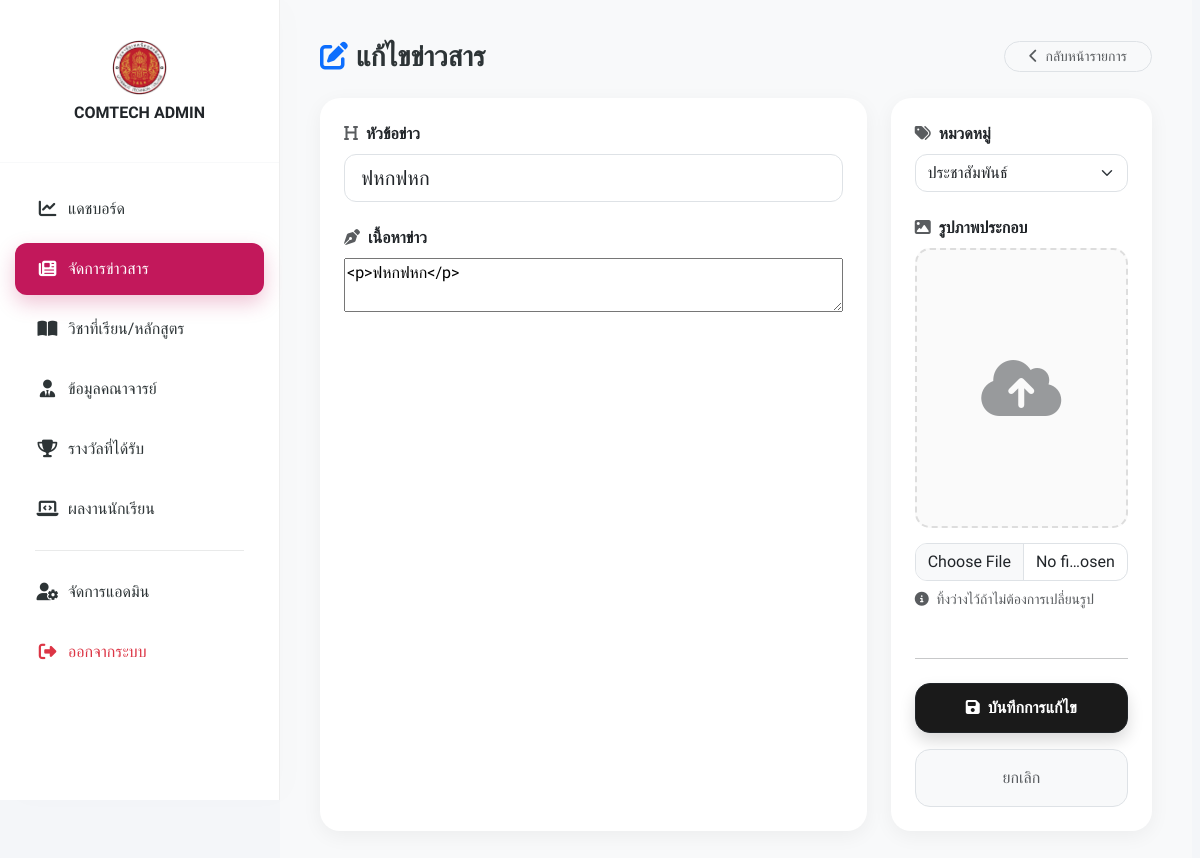
The app's page /admin/news/edit.php?id=3 (signed in) with its own data.
### tables this page shows
CREATE TABLE `news` (
  `id` int NOT NULL,
  `topic` varchar(255) NOT NULL,
  `content` text NOT NULL,
  `category` varchar(100) DEFAULT 'ประชาสัมพันธ์',
  `image` varchar(255) DEFAULT NULL,
  `created_at` datetime DEFAULT CURRENT_TIMESTAMP
);

### admin/news/edit.php (the view, shortened to what this page needs)
<?php
require_once __DIR__ . '/../../config/db.php';
$id = $_GET['id'];
try {
    $stmt = $pdo->prepare("SELECT * FROM news WHERE id = ?");
    $stmt->execute([$id]);
    $news = $stmt->fetch();
} catch (PDOException $e) {
    die("Error: " . $e->getMessage());
}
?>
<!DOCTYPE html>
<html lang="th">
<head>
    <link href="https://cdn.jsdelivr.net/npm/bootstrap@5.3.0/dist/css/bootstrap.min.css" rel="stylesheet">
    <link rel="stylesheet" href="https://cdnjs.cloudflare.com/ajax/libs/font-awesome/6.4.0/css/all.min.css">
    <link rel="stylesheet" href="../../assets/css/admin_style.css">
</head>
<body>
<div class="admin-wrapper">
    <?php include '../includes/sidebar.php'; ?>
    <div class="main-content">
        <div class="d-flex justify-content-between align-items-center mb-4">
            <h3 class="fw-bold m-0"><i class="fa-solid fa-pen-to-square me-2 text-primary"></i>แก้ไขข่าวสาร</h3>
            <a href="index.php" class="btn btn-light rounded-pill px-4 btn-sm border text-muted">
                <i class="fa-solid fa-chevron-left me-1"></i> กลับหน้ารายการ
            </a>
        </div>
        <form method="POST" enctype="multipart/form-data">
            <div class="row g-4 equal-height-row">
                <div class="col-lg-8">
                    <div class="card card-custom p-4">
                        <div class="mb-4">
                            <label class="form-label fw-bold"><i class="fa-solid fa-heading me-2 text-muted"></i>หัวข้อข่าว</label>
                            <input type="text" name="topic" class="form-control form-control-lg rounded-12" value="<?= htmlspecialchars($news['topic']) ?>" required>
                        </div>
                        <div class="mb-0 d-flex flex-column flex-grow-1">
                            <label class="form-label fw-bold"><i class="fa-solid fa-pen-nib me-2 text-muted"></i>เนื้อหาข่าว</label>
                            <textarea name="content" id="editor"><?= $news['content'] ?></textarea>
                        </div>
                    </div>
                </div>
                <div class="col-lg-4">
                    <div class="sticky-side">
                        <div class="card card-custom p-4">
                            <div class="mb-4">
                                <label class="form-label fw-bold"><i class="fa-solid fa-tags me-2 text-muted"></i>หมวดหมู่</label>
                                <select name="category" class="form-select rounded-12">
                                    <?php $cats = ['ประชาสัมพันธ์', 'กิจกรรม', 'วิชาการ', 'ประกาศ']; ?>
                                    <?php foreach($cats as $c): ?>
                                        <option value="<?= $c ?>" <?= ($news['category'] == $c) ? 'selected' : '' ?>><?= $c ?></option>
                                    <?php endforeach; ?>
                                </select>
                            </div>
                            <div class="mb-4">
                                <label class="form-label fw-bold"><i class="fa-solid fa-image me-2 text-muted"></i>รูปภาพประกอบ</label>
                                <div class="preview-container" id="previewBox">
                                    <?php
                                        $img_src = "../../uploads/news/" . ($news['image'] ?? '');
                                        $has_img = (!empty($news['image'] ?? '') && file_exists($img_src));
                                    ?>
                                    <i class="fa-solid fa-cloud-arrow-up fa-4x text-muted placeholder-icon" id="placeholderIcon" style="<?= $has_img ? 'display:none;' : 'display:block;' ?>"></i>
                                </div>
                                <input type="file" name="image" id="imageInput" class="form-control rounded-12" accept="image/*">
                                <small class="text-muted d-block mt-2"><i class="fa-solid fa-circle-info me-1"></i> ทิ้งว่างไว้ถ้าไม่ต้องการเปลี่ยนรูป</small>
                            </div>
                            <hr class="opacity-10 my-4">
                            <button type="submit" class="btn btn-dark w-100 py-3 rounded-15 fw-bold mb-3 shadow">
                                <i class="fa-solid fa-floppy-disk me-2"></i>บันทึกการแก้ไข
                            </button>
                            <button type="button" onclick="location.href='index.php'" class="btn btn-light w-100 py-3 rounded-15 text-muted border">
                                ยกเลิก
                            </button>
                        </div>
                    </div>
                </div>
            </div>
        </form>
    </div>
</div>
</body>
</html>

### assets/css/admin_style.css (style rules this page uses)
:root { --primary-color:#c2185b; --dark-main:#1a1a1a; --light-bg:#f4f6f9; --card-white:#fff; --text-dark:#2d3436; --text-muted:#95a5a6; --border-color:#eee; --transition:all .3s cubic-bezier(.4,0,.2,1); --shadow-sm:0 5px 15px rgba(0,0,0,.03); --shadow-md:0 10px 30px rgba(0,0,0,.08); }
body { font-family:'Prompt',sans-serif; background:var(--light-bg); color:var(--text-dark); margin:0; overflow-x:hidden; }
.admin-wrapper { display:flex;min-height:100vh }
.main-content { flex:1; margin-left:280px; padding:40px; width:calc(100% - 280px); transition:var(--transition); display:flex; flex-direction:column; min-height:100vh; background:#f8f9fa; }
.card-custom,.card-table { background:var(--card-white); border:none; border-radius:20px; box-shadow:var(--shadow-sm); transition:var(--transition); }
.card-custom { flex:1; display:flex; flex-direction:column; background:#fff; }
.preview-container { width:100%; height:250px; border:2px dashed #ddd; border-radius:15px; display:flex; align-items:center; justify-content:center; overflow:hidden; background:#fafafa; margin-bottom:15px; position:relative; transition:var(--transition); }
.placeholder-icon { position:absolute;z-index:0;color:#ccc }
.rounded-12 { border-radius:12px!important }
.rounded-15 { border-radius:15px!important }
.btn-dark { background:var(--dark-main)!important; color:#fff!important; border-radius:12px!important; padding:12px 25px!important; font-weight:500; transition:var(--transition)!important; }
.equal-height-row { display:flex;flex-wrap:wrap }
.equal-height-row>[class*='col-'] { display:flex;flex-direction:column }
.card-custom .mb-0.d-flex.flex-column { flex:1 }
.sticky-side { position:sticky; top:20px; flex:1; display:flex; flex-direction:column; }
.sticky-side .card-custom { justify-content:space-between }
.placeholder-icon { display:flex;flex-direction:column;align-items:center;justify-content:center;color:#ffc107;opacity:.6 }
@media (min-width:992px) { body { overflow:auto!important } }
html { box-sizing:border-box; scrollbar-gutter: stable; }
*,*::before,*::after { box-sizing:inherit; }

### admin/news/edit.php (style rules this page uses)
.card-custom { border: none; border-radius: 20px; box-shadow: 0 5px 20px rgba(0,0,0,0.05); }
.preview-container { width: 100%; height: 280px; border: 2px dashed #ddd; border-radius: 15px; display: flex; align-items: center; justify-content: center; overflow: hidden; background: #fafafa; margin-bottom: 15px; position: relative; }
.placeholder-icon { position: absolute; color: #ccc; z-index: 0; }
.rounded-12 { border-radius: 12px !important; }
.rounded-15 { border-radius: 15px !important; }
.sticky-side { position: sticky; top: 20px; }

### records on screen
news: topic "ฟหกฟหก", content "<p>ฟหกฟหก</p>", category "ประชาสัมพันธ์"
